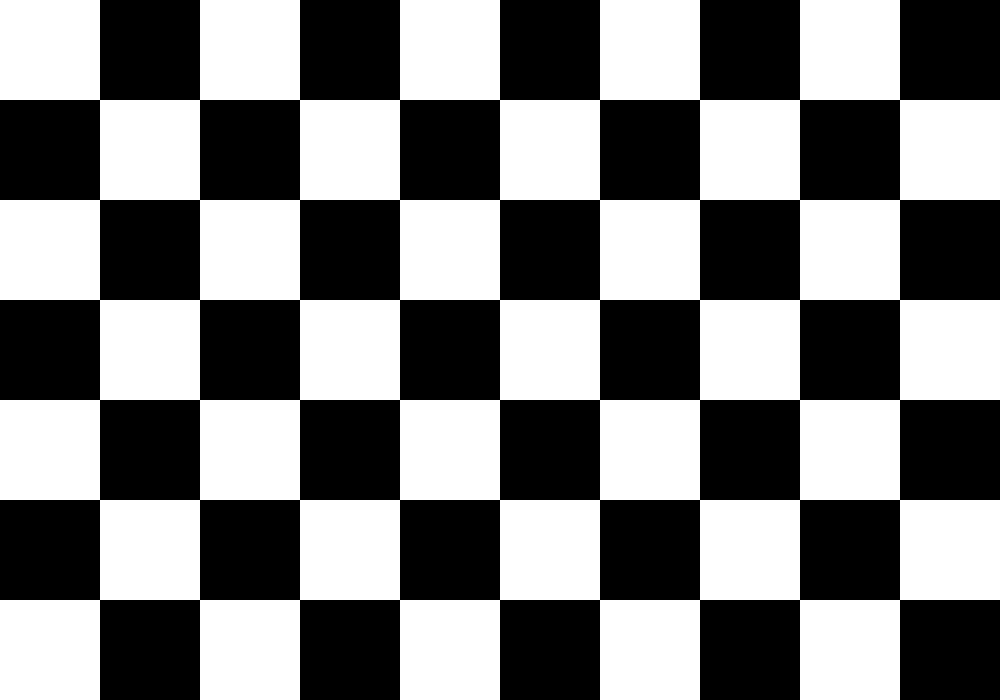
#> input picture tools/chessboard_9x6.png, 1000 x 700 px
$ python inspect_chessboard.py --image chessboard_9x6.png
#> lines starting #> are read from the running program, lines starting #| are printed output that depends on the picture; after the words box and inside, x2 and y2 are one past the last pixel; in counts of white or black regions, pixels touching at a corner belong together
#!/usr/bin/env python3
"""Read-only checks for a hand-eye checkerboard photo.

This is a diagnostic helper, not a replacement for planar_calib.py. It reports
the image bounds and large four-sided black regions so a clipped or rotated
board can be identified before spending time on a full calibration.
"""

import argparse
import json

import cv2
import numpy as np


def parse_shape(value):
    cols, rows = value.lower().split("x", 1)
    return int(cols), int(rows)


def main():
    parser = argparse.ArgumentParser()
    parser.add_argument("--image", required=True)
    parser.add_argument("--shape", action="append", type=parse_shape, default=[])
    parser.add_argument("--json", action="store_true")
    parser.add_argument("--classic", action="store_true",
                        help="also try the classic detector on normal/inverted images")
    args = parser.parse_args()

    gray = cv2.imread(args.image, cv2.IMREAD_GRAYSCALE)
#> gray: shape (700, 1000); 50% white; 1 white region, box (x1, y1, x2, y2) and area: (0, 0, 1000, 700) 350000
    if gray is None:
        raise SystemExit("cannot read image: %s" % args.image)

    shapes = args.shape or [(9, 6), (8, 5), (11, 8)]
    checks = []
    for shape in shapes:
        ok, corners = cv2.findChessboardCornersSB(gray, shape, flags=0)
        checks.append({
            "detector": "SB",
            "shape": list(shape),
            "found": bool(ok),
            "count": 0 if corners is None else int(len(corners)),
        })
#> this loop made 3 passes
#> ok on passes 1 to 3: True, False, False
#> after the loop, checks = 3 items
    if args.classic:
        equalized = cv2.equalizeHist(gray)
        variants = (
            ("classic", gray),
            ("classic-equalized", equalized),
            ("classic-inverted", 255 - gray),
        )
        flags = (cv2.CALIB_CB_ADAPTIVE_THRESH |
                 cv2.CALIB_CB_NORMALIZE_IMAGE)
        for shape in shapes:
            for name, image in variants:
                ok, corners = cv2.findChessboardCorners(image, shape, flags=flags)
                checks.append({
                    "detector": name,
                    "shape": list(shape),
                    "found": bool(ok),
                    "count": 0 if corners is None else int(len(corners)),
                })

    threshold = cv2.adaptiveThreshold(
        gray, 255, cv2.ADAPTIVE_THRESH_GAUSSIAN_C,
        cv2.THRESH_BINARY_INV, 51, 10)
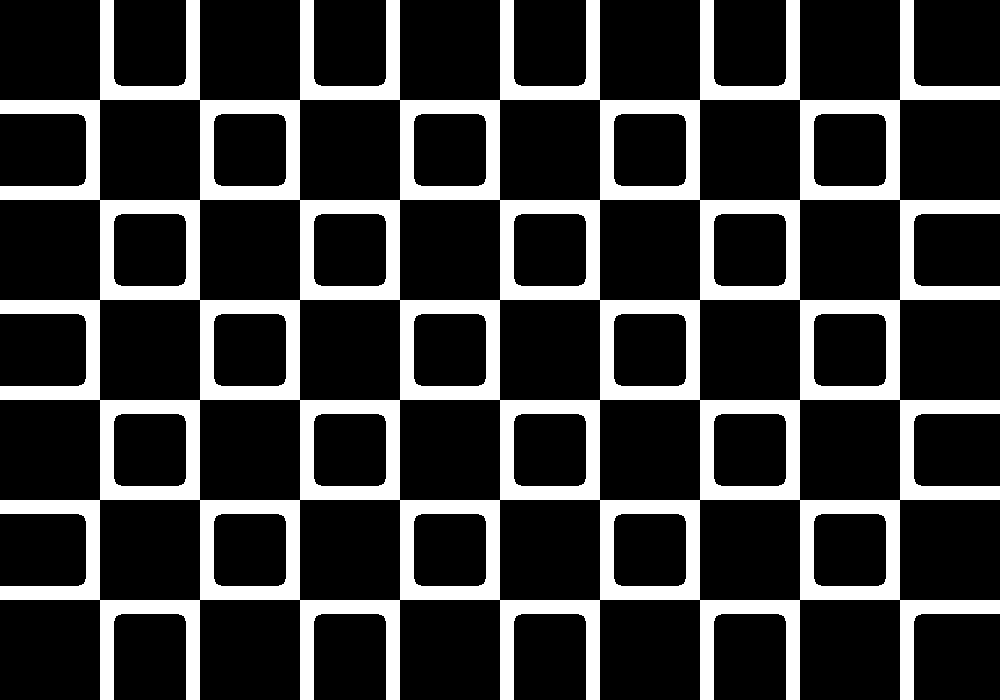
#> threshold: shape (700, 1000); 21.9% white; 1 white region
    contours, _ = cv2.findContours(
        threshold, cv2.RETR_LIST, cv2.CHAIN_APPROX_SIMPLE)
#> contours = 41 contours; largest, box (x1, y1, x2, y2) and area: (0, 0, 1000, 700) 451183, (699, 499, 801, 601) 10199, (499, 499, 601, 601) 10199, (299, 499, 401, 601) 10199, (99, 499, 201, 601) 10199

    quads = []
    for contour in contours:
        area = float(cv2.contourArea(contour))
        if not 150.0 < area < 5000.0:
            continue
        perimeter = cv2.arcLength(contour, True)
        polygon = cv2.approxPolyDP(contour, 0.04 * perimeter, True)
        if len(polygon) != 4 or not cv2.isContourConvex(polygon):
            continue
        x, y, w, h = cv2.boundingRect(contour)
        if not 0.35 < w / max(h, 1) < 2.8:
            continue
        moments = cv2.moments(contour)
        if moments["m00"] == 0:
            continue
        cx = moments["m10"] / moments["m00"]
        cy = moments["m01"] / moments["m00"]
        quads.append({
            "center": [round(cx, 1), round(cy, 1)],
            "bbox": [int(x), int(y), int(w), int(h)],
            "area": round(area, 1),
        })
#> this loop made 41 passes
#> area on passes 1 to 12: 5247, 5247, 5247, 5247, 10199, 10199, 10199, 10199, 5247, 5247, 5247, 5247
#> after the loop, quads = []

    quads.sort(key=lambda item: (round(item["center"][1] / 12.0),
                                 item["center"][0]))
    result = {
        "image": args.image,
        "size": [int(gray.shape[1]), int(gray.shape[0])],
        "chessboard_checks": checks,
        "black_quad_count": len(quads),
        "black_quads": quads,
    }
    if args.json:
        print(json.dumps(result, ensure_ascii=False, indent=2))
        return

    print("image=%s size=%dx%d" % (
        args.image, gray.shape[1], gray.shape[0]))
#| image=chessboard_9x6.png size=1000x700
    for check in checks:
        print("chessboard %-16s %dx%d found=%s count=%d" % (
            check["detector"], check["shape"][0], check["shape"][1],
            check["found"], check["count"]))
#> this loop made 3 passes
#| chessboard SB               9x6 found=True count=54
#| chessboard SB               8x5 found=False count=0
#| chessboard SB               11x8 found=False count=0
    print("four-sided black regions: %d" % len(quads))
#| four-sided black regions: 0
    for index, quad in enumerate(quads):
        print("%3d center=(%6.1f,%6.1f) bbox=%s area=%.1f" % (
            index, quad["center"][0], quad["center"][1],
            tuple(quad["bbox"]), quad["area"]))
#> this loop made 0 passes


if __name__ == "__main__":
    main()
